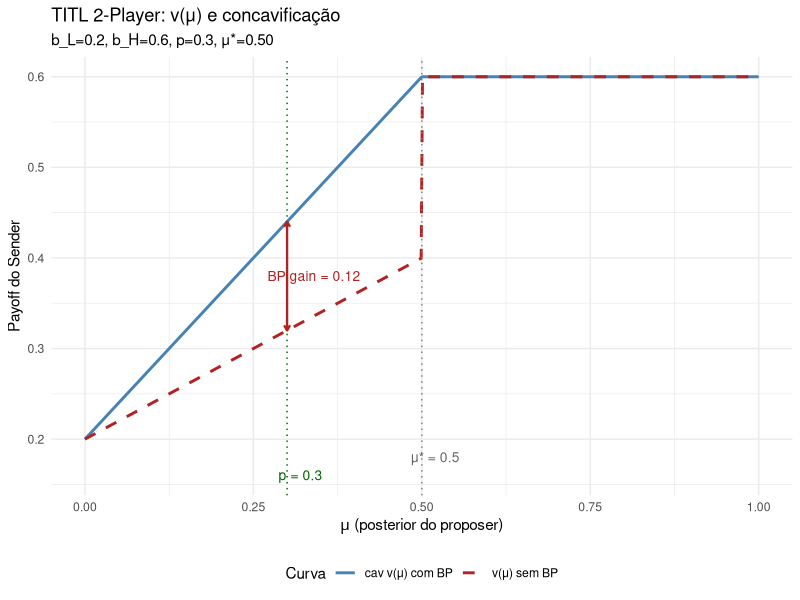
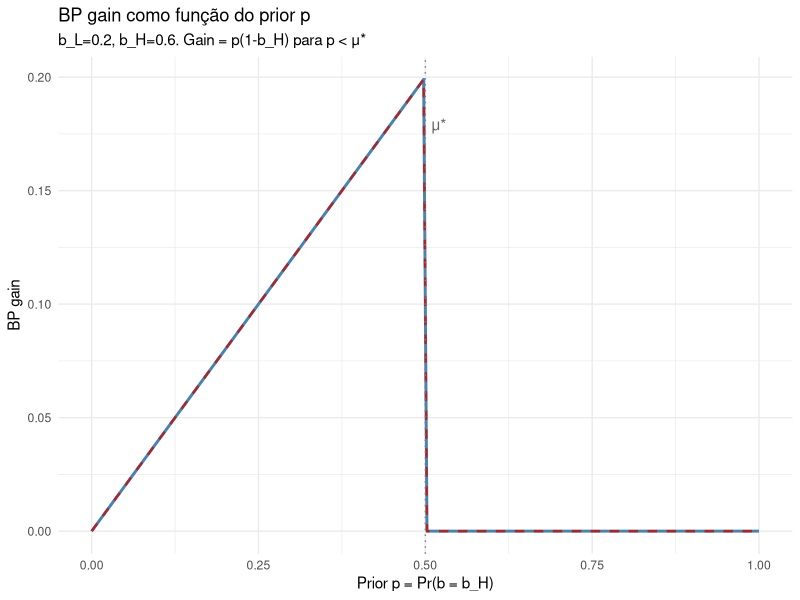
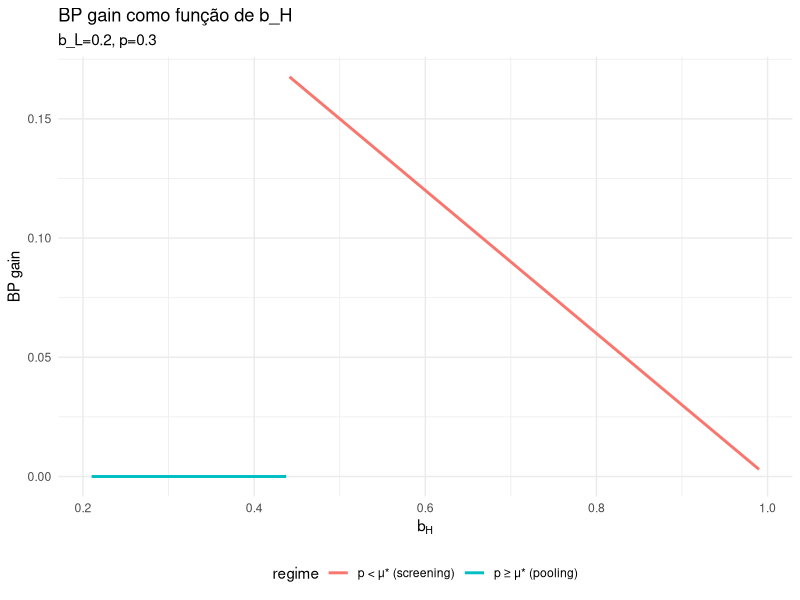

Reproduce these figures in R, in order.
# ==============================================================================
# Simulação: TITL 2-Player com Outside Option como Info Privada + BP
# ==============================================================================
# Modelo:
#   - P1 (Proposer) oferece x a P2 (Sender, conhece b)
#   - P2: Aceita → (1-x, x) | Rejeita → (0, b)
#   - b ∈ {b_L, b_H}, prior p = Pr(b = b_H)
#   - P2 comete-se a sinal π(s|b) antes de b ser realizado (BP)
#
# Mecanismo:
#   - P1 enfrenta screening: oferecer b_H (safe) ou b_L (risky)
#   - Limiar: μ* = (b_H - b_L) / (1 - b_L)
#   - Se μ < μ*: P1 oferece b_L (screening)
#   - Se μ ≥ μ*: P1 oferece b_H (pooling)
# ==============================================================================

library(tidyverse)

# --- 1. Funções do modelo TITL ---

# Limiar de screening do proposer
compute_mu_star <- function(b_L, b_H) {
  (b_H - b_L) / (1 - b_L)
}

# Payoff do Sender v(μ) dado posterior μ do proposer
sender_value <- function(mu, b_L, b_H) {
  mu_star <- compute_mu_star(b_L, b_H)
  ifelse(mu < mu_star,
         (1 - mu) * b_L + mu * b_H,  # screening: E[b|μ]
         b_H)                          # pooling: b_H always
}

# Concavificação de v(μ)
sender_value_cav <- function(mu, b_L, b_H) {
  mu_star <- compute_mu_star(b_L, b_H)
  ifelse(mu <= mu_star,
         b_L + mu * (b_H - b_L) / mu_star,  # linha de (0, b_L) a (μ*, b_H)
         b_H)
}

# Payoff do Sender sem BP (at prior p)
sender_no_bp <- function(p, b_L, b_H) {
  sender_value(p, b_L, b_H)
}

# Payoff do Sender com BP ótimo (= concavificação at prior p)
sender_with_bp <- function(p, b_L, b_H) {
  sender_value_cav(p, b_L, b_H)
}

# BP gain
bp_gain <- function(p, b_L, b_H) {
  sender_with_bp(p, b_L, b_H) - sender_no_bp(p, b_L, b_H)
}

# Fórmula analítica do BP gain (para p < μ*)
bp_gain_formula <- function(p, b_L, b_H) {
  mu_star <- compute_mu_star(b_L, b_H)
  ifelse(p < mu_star, p * (1 - b_H), 0)
}

# --- 2. Verificação numérica do exemplo do documento ---

cat("=== Exemplo do documento: b_L=0.2, b_H=0.6, p=0.3 ===\n\n")

b_L <- 0.2; b_H <- 0.6; p <- 0.3
mu_star <- compute_mu_star(b_L, b_H)

cat(sprintf("μ* = %.3f\n", mu_star))
cat(sprintf("p = %.3f < μ* → proposer faz screening\n\n", p))

# Sem BP
v_no_bp <- sender_no_bp(p, b_L, b_H)
cat(sprintf("Sem BP: E[payoff S] = %.3f\n", v_no_bp))
cat(sprintf("  Check manual: (1-p)*b_L + p*b_H = %.1f*%.1f + %.1f*%.1f = %.3f\n",
            1 - p, b_L, p, b_H, (1 - p) * b_L + p * b_H))

# Com BP
v_bp <- sender_with_bp(p, b_L, b_H)
cat(sprintf("Com BP: E[payoff S] = %.3f\n", v_bp))

# Gain
gain <- bp_gain(p, b_L, b_H)
gain_formula <- bp_gain_formula(p, b_L, b_H)
cat(sprintf("BP gain (numérico): %.3f\n", gain))
cat(sprintf("BP gain (fórmula p*(1-b_H)): %.3f\n", gain_formula))
cat(sprintf("Match: %s\n\n", all.equal(gain, gain_formula)))

# Verificação via sinal ótimo explícito
cat("--- Verificação via sinal ótimo explícito ---\n")
# Sinal: split prior em μ₁=0 (peso λ) e μ₂=μ* (peso 1-λ)
lambda <- 1 - p / mu_star
cat(sprintf("λ (peso em μ=0) = %.4f\n", lambda))
cat(sprintf("1-λ (peso em μ=μ*) = %.4f\n", 1 - lambda))

# Bayes plausibility check
mean_posterior <- lambda * 0 + (1 - lambda) * mu_star
cat(sprintf("E[μ] = %.3f (deve = p = %.3f): %s\n",
            mean_posterior, p, all.equal(mean_posterior, p)))

# Payoff por sinal
v_at_0 <- sender_value(0, b_L, b_H)         # μ=0: proposer oferece b_L
v_at_mustar <- sender_value(mu_star, b_L, b_H)  # μ=μ*: proposer oferece b_H
expected_bp <- lambda * v_at_0 + (1 - lambda) * v_at_mustar

cat(sprintf("v(0) = %.3f, v(μ*) = %.3f\n", v_at_0, v_at_mustar))
cat(sprintf("E[v] via sinal = λ*v(0) + (1-λ)*v(μ*) = %.3f\n", expected_bp))
cat(sprintf("Match com cav(v)(p): %s\n\n", all.equal(expected_bp, v_bp)))

# Estrutura do sinal
alpha <- 1 - p * (1 - mu_star) / (mu_star * (1 - p))
cat(sprintf("π(s_L | b_L) = α = %.4f\n", alpha))
cat(sprintf("π(s_H | b_L) = 1-α = %.4f\n", 1 - alpha))
cat(sprintf("π(s_L | b_H) = 0\n"))
cat(sprintf("π(s_H | b_H) = 1\n\n"))

# Probabilidades dos sinais
pr_sL <- (1 - p) * alpha
pr_sH <- (1 - p) * (1 - alpha) + p
cat(sprintf("Pr(s_L) = %.4f, Pr(s_H) = %.4f\n", pr_sL, pr_sH))

# Posterior check
mu_sH <- p / (p + (1 - p) * (1 - alpha))
cat(sprintf("μ(s_H) = %.4f (deve = μ* = %.4f): %s\n\n",
            mu_sH, mu_star, all.equal(mu_sH, mu_star)))

# --- 3. Monte Carlo: confirmar BP gain via simulação ---

cat("=== Monte Carlo: 100.000 realizações ===\n\n")
set.seed(42)
n_sim <- 100000

# Sortear estado
b_realized <- ifelse(runif(n_sim) < p, b_H, b_L)

# Sem BP: proposer tem prior p < μ*, faz screening (oferece b_L)
# S aceita se b = b_L (oferta = b_L ≥ b_L), rejeita se b = b_H (oferta = b_L < b_H)
payoff_no_bp <- ifelse(b_realized == b_L, b_L, b_H)
# Quando b=b_L: aceita oferta b_L, recebe b_L
# Quando b=b_H: rejeita, exerce outside option, recebe b_H

cat(sprintf("Sem BP (MC): E[payoff S] = %.4f (analítico: %.4f)\n",
            mean(payoff_no_bp), v_no_bp))

# Com BP ótimo: sinal gera s_L ou s_H (vetorizado)
signal <- ifelse(b_realized == b_L & runif(n_sim) < alpha, "s_L", "s_H")

# Payoff com BP
# s_L → μ=0, proposer oferece b_L. b=b_L com certeza → S recebe b_L
# s_H → μ=μ*, proposer oferece b_H. S recebe b_H (aceita sempre)
payoff_bp <- ifelse(signal == "s_L", b_L, b_H)

cat(sprintf("Com BP (MC): E[payoff S] = %.4f (analítico: %.4f)\n",
            mean(payoff_bp), v_bp))
cat(sprintf("BP gain (MC): %.4f (analítico: %.4f)\n\n",
            mean(payoff_bp) - mean(payoff_no_bp), gain))

# --- 4. Gráfico: v(μ) e concavificação ---

cat("=== Gerando gráficos ===\n\n")

mu_seq <- seq(0, 1, length.out = 500)
df_value <- tibble(
  mu = mu_seq,
  `v(μ) sem BP` = sender_value(mu_seq, b_L, b_H),
  `cav v(μ) com BP` = sender_value_cav(mu_seq, b_L, b_H)
) |>
  pivot_longer(-mu, names_to = "Curva", values_to = "Payoff")

p1 <- ggplot(df_value, aes(x = mu, y = Payoff, color = Curva, linetype = Curva)) +
  geom_line(linewidth = 1) +
  geom_vline(xintercept = mu_star, linetype = "dotted", color = "gray50") +
  geom_vline(xintercept = p, linetype = "dotted", color = "darkgreen") +
  annotate("text", x = mu_star + 0.02, y = b_L - 0.02,
           label = paste0("μ* = ", round(mu_star, 2)), color = "gray40", size = 3.5) +
  annotate("text", x = p + 0.02, y = b_L - 0.04,
           label = paste0("p = ", p), color = "darkgreen", size = 3.5) +
  annotate("segment", x = p, xend = p,
           y = sender_value(p, b_L, b_H),
           yend = sender_value_cav(p, b_L, b_H),
           color = "firebrick", linewidth = 0.8,
           arrow = arrow(length = unit(0.15, "cm"), ends = "both")) +
  annotate("text", x = p + 0.04,
           y = (sender_value(p, b_L, b_H) + sender_value_cav(p, b_L, b_H)) / 2,
           label = sprintf("BP gain = %.2f", gain), color = "firebrick", size = 3.5) +
  scale_color_manual(values = c("steelblue", "firebrick")) +
  scale_linetype_manual(values = c("solid", "dashed")) +
  labs(x = expression(mu ~ "(posterior do proposer)"),
       y = "Payoff do Sender",
       title = "TITL 2-Player: v(μ) e concavificação",
       subtitle = sprintf("b_L=%.1f, b_H=%.1f, p=%.1f, μ*=%.2f", b_L, b_H, p, mu_star)) +
  theme_minimal() +
  theme(legend.position = "bottom")

ggsave("fig_titl_value_function.png", p1, width = 7, height = 5, dpi = 150)
cat("Salvo: fig_titl_value_function.png\n")

# --- 5. Estática comparativa ---

# 5a. BP gain como função de p (fixando b_L, b_H)
p_seq <- seq(0, 1, length.out = 200)
df_gain_p <- tibble(
  p = p_seq,
  bp_gain = bp_gain(p_seq, b_L, b_H),
  bp_gain_formula = bp_gain_formula(p_seq, b_L, b_H)
)

p2 <- ggplot(df_gain_p, aes(x = p)) +
  geom_line(aes(y = bp_gain), color = "steelblue", linewidth = 1) +
  geom_line(aes(y = bp_gain_formula), color = "firebrick",
            linewidth = 0.8, linetype = "dashed") +
  geom_vline(xintercept = mu_star, linetype = "dotted", color = "gray50") +
  annotate("text", x = mu_star + 0.02, y = max(df_gain_p$bp_gain) * 0.9,
           label = "μ*", color = "gray40", size = 4) +
  labs(x = "Prior p = Pr(b = b_H)",
       y = "BP gain",
       title = "BP gain como função do prior p",
       subtitle = sprintf("b_L=%.1f, b_H=%.1f. Gain = p(1-b_H) para p < μ*",
                           b_L, b_H)) +
  theme_minimal()

ggsave("fig_titl_bp_gain_vs_p.png", p2, width = 7, height = 4, dpi = 150)
cat("Salvo: fig_titl_bp_gain_vs_p.png\n")

# 5b. BP gain como função de b_H (fixando b_L, p)
bH_seq <- seq(b_L + 0.01, 0.99, length.out = 200)
df_gain_bH <- tibble(
  b_H = bH_seq,
  mu_star = compute_mu_star(b_L, bH_seq),
  bp_gain = map_dbl(bH_seq, ~ bp_gain(p, b_L, .x)),
  regime = ifelse(p < mu_star, "p < μ* (screening)", "p ≥ μ* (pooling)")
)

p3 <- ggplot(df_gain_bH, aes(x = b_H, y = bp_gain, color = regime)) +
  geom_line(linewidth = 1) +
  labs(x = expression(b[H]),
       y = "BP gain",
       title = "BP gain como função de b_H",
       subtitle = sprintf("b_L=%.1f, p=%.1f", b_L, p)) +
  theme_minimal() +
  theme(legend.position = "bottom")

ggsave("fig_titl_bp_gain_vs_bH.png", p3, width = 7, height = 4, dpi = 150)
cat("Salvo: fig_titl_bp_gain_vs_bH.png\n")

# --- 6. Grid de parâmetros: verificar fórmula em múltiplos cenários ---

cat("\n=== Verificação em grid de parâmetros ===\n\n")

param_grid <- expand_grid(
  b_L = c(0.1, 0.2, 0.3),
  b_H = c(0.4, 0.6, 0.8),
  p = c(0.1, 0.3, 0.5, 0.7)
) |>
  filter(b_L < b_H) |>
  mutate(
    mu_star = compute_mu_star(b_L, b_H),
    regime = ifelse(p < mu_star, "screening", "pooling"),
    v_no_bp = pmap_dbl(list(p, b_L, b_H), sender_no_bp),
    v_bp = pmap_dbl(list(p, b_L, b_H), sender_with_bp),
    gain_numeric = v_bp - v_no_bp,
    gain_formula = pmap_dbl(list(p, b_L, b_H), bp_gain_formula),
    match = abs(gain_numeric - gain_formula) < 1e-10
  )

cat("Todos os cenários batem com a fórmula analítica: ",
    all(param_grid$match), "\n\n")

# Mostrar tabela resumo
param_grid |>
  select(b_L, b_H, p, mu_star, regime, v_no_bp, v_bp, gain_numeric) |>
  mutate(across(where(is.numeric), ~ round(.x, 4))) |>
  print(n = Inf)

# --- 7. Payoff do PROPOSER (para verificar que o jogo é de soma < 1) ---

cat("\n=== Payoff do Proposer (P1) ===\n\n")

proposer_no_bp <- function(p, b_L, b_H) {
  mu_star <- compute_mu_star(b_L, b_H)
  if (p < mu_star) {
    # Screening: oferece b_L, aceito com prob (1-p)
    (1 - p) * (1 - b_L)
  } else {
    # Pooling: oferece b_H, sempre aceito
    1 - b_H
  }
}

proposer_with_bp <- function(p, b_L, b_H) {
  mu_star <- compute_mu_star(b_L, b_H)
  if (p >= mu_star) return(1 - b_H)  # BP não muda nada

  lambda <- 1 - p / mu_star
  # Pr(s_L) = λ, Pr(s_H) = 1-λ
  # s_L → μ=0, P1 offers b_L, gets 1-b_L
  # s_H → μ=μ*, P1 offers b_H, gets 1-b_H
  lambda * (1 - b_L) + (1 - lambda) * (1 - b_H)
}

cat(sprintf("b_L=%.1f, b_H=%.1f, p=%.1f:\n", b_L, b_H, p))
p1_no <- proposer_no_bp(p, b_L, b_H)
p1_bp <- proposer_with_bp(p, b_L, b_H)
cat(sprintf("  P1 sem BP: %.4f\n", p1_no))
cat(sprintf("  P1 com BP: %.4f\n", p1_bp))
cat(sprintf("  P1 perde: %.4f\n", p1_no - p1_bp))
cat(sprintf("  S ganha: %.4f\n", gain))
cat(sprintf("  Soma (sem BP): P1 + P2 = %.4f (< 1 pois rejeição com prob p)\n",
            p1_no + v_no_bp))
cat(sprintf("  Soma (com BP): P1 + P2 = %.4f\n", p1_bp + v_bp))

# --- 8. Resultado-chave: P1 é indiferente ao BP (resultado geral) ---

cat("\n=== Verificação: P1 indiferente ao BP (resultado geral?) ===\n\n")

# Analiticamente:
# P1 sem BP (p < μ*): (1-p)(1-b_L)
# P1 com BP: λ(1-b_L) + (1-λ)(1-b_H), λ = 1-p/μ*
# = (1-p/μ*)(1-b_L) + (p/μ*)(1-b_H)
# Substituindo μ* = (b_H-b_L)/(1-b_L):
# p/μ* = p(1-b_L)/(b_H-b_L)
# = (1-b_L) - p(1-b_L)/(b_H-b_L) * (b_H-b_L) + p(1-b_L)/(b_H-b_L)*(1-b_H)
# ... simplificando = (1-p)(1-b_L). QED.

# Razão: V_P1(μ) = max{(1-μ)(1-b_L), 1-b_H} é CÔNCAVA e contínua em μ*
# (os dois segmentos se encontram em μ*).
# O sinal ótimo de S coloca massa em 0 e μ*, e V_P1 é linear nesse intervalo.
# Logo E[V_P1(μ)] = V_P1(p). P1 é exatamente indiferente.

# Verificar para todo o grid de parâmetros:
proposer_check <- param_grid |>
  filter(regime == "screening") |>
  mutate(
    p1_no_bp = (1 - p) * (1 - b_L),
    p1_bp = pmap_dbl(list(p, b_L, b_H), function(p, bL, bH) {
      ms <- compute_mu_star(bL, bH)
      lam <- 1 - p / ms
      lam * (1 - bL) + (1 - lam) * (1 - bH)
    }),
    diff = abs(p1_no_bp - p1_bp),
    p1_invariant = diff < 1e-10,
    surplus_no_bp = p1_no_bp + v_no_bp,
    surplus_bp = p1_bp + v_bp,
    surplus_gain = surplus_bp - surplus_no_bp
  )

cat("P1 invariante ao BP em TODOS os cenários de screening: ",
    all(proposer_check$p1_invariant), "\n\n")

cat("Surplus gain = BP gain em todos os cenários: ",
    all(abs(proposer_check$surplus_gain - proposer_check$gain_numeric) < 1e-10), "\n\n")

proposer_check |>
  select(b_L, b_H, p, p1_no_bp, p1_bp, surplus_no_bp, surplus_bp, surplus_gain, gain_numeric) |>
  mutate(across(where(is.numeric), ~ round(.x, 4))) |>
  print(n = Inf)

cat("\n=== CONCLUSÃO ===\n")
cat("BP no TITL 2-player é PARETO-IMPROVING:\n")
cat("  - S ganha (BP gain = p(1-b_H))\n")
cat("  - P1 é indiferente (payoff invariante)\n")
cat("  - Surplus total sobe de (1-p) + p*b_H para 1\n")
cat("  - O gain de S = eliminação de rejeições ineficientes\n")
cat("  - Implicação: sob unanimidade, ninguém se opõe a BP.\n")
cat("    Sob maioria (N≥3), P1 pode EXCLUIR S para evitar pagar b_H,\n")
cat("    mesmo que isso reduza eficiência → tensão institucional.\n")
